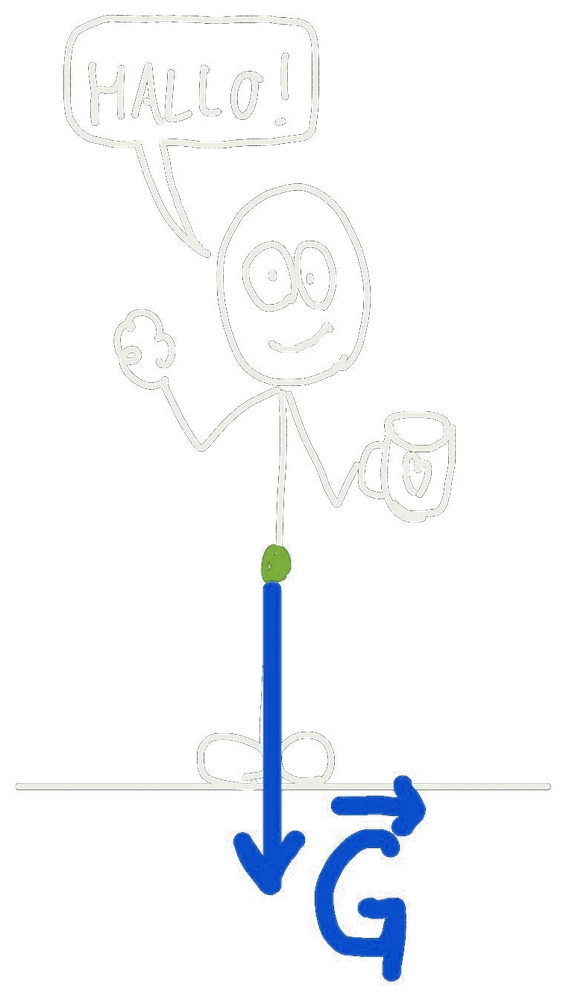
#> input picture verktoy/pdf/bilder/hallo.png, 566 x 1000 px, shrunk from 759 x 1342 before the run
$ python hvit_til_alfa.py pdf/bilder/hallo.png
#> lines starting #> are read from the running program, lines starting #| are printed output that depends on the picture
"""Gjør hvit bakgrunn gjennomsiktig (som «Color to alpha» i GIMP), uten å endre fargene på strekene."""
import sys
import numpy as np
from PIL import Image
for f in sys.argv[1:]:
    im = Image.open(f).convert('RGBA'); a = np.asarray(im).astype(float) / 255
#> further down, im is the input picture: PIL image 566x1000 RGBA; mean R, G, B, A 18.8, 21.3, 24, 22.2
    rgb, al = a[..., :3], a[..., 3]
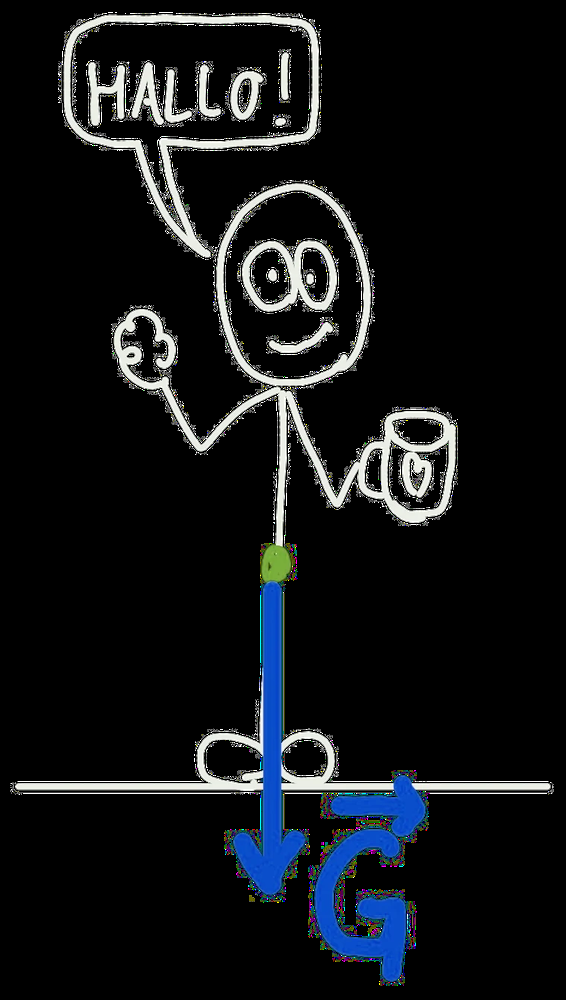
#> rgb: shape (1000, 566, 3) float64; mean R, G, B 0.0738, 0.0835, 0.094
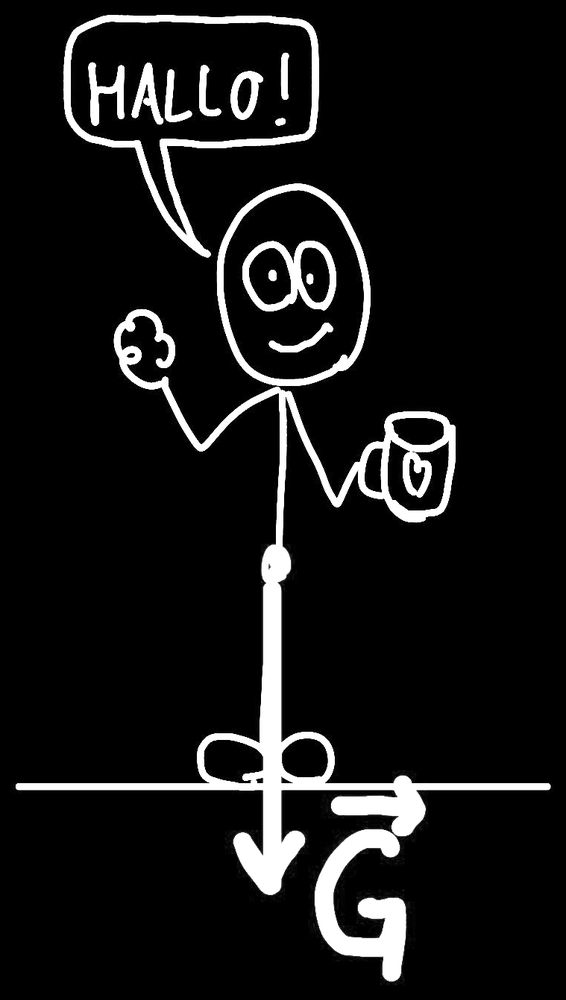
#> al: shape (1000, 566) float64; min 0, max 1, mean 0.0872
    alfa = np.clip((1 - rgb).max(axis=2) / 1.0, 0, 1)          # hvor langt fra hvitt
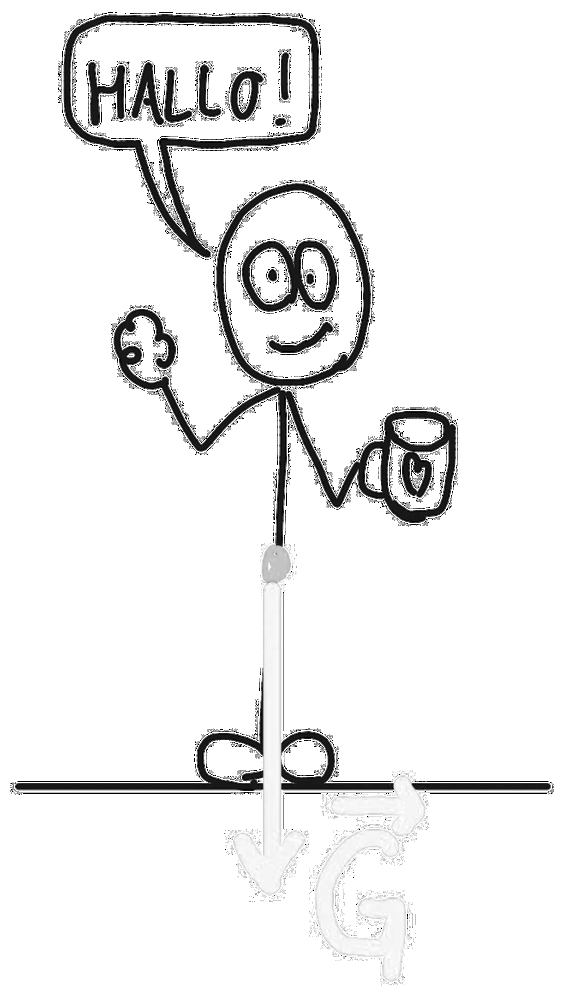
#> alfa: shape (1000, 566) float64; min 0, max 1, mean 0.93
    alfa = np.where(alfa < 0.04, 0, alfa)                        # støy i bakgrunnen
    med = np.where(alfa[..., None] > 0, (rgb - (1 - alfa[..., None])) / np.maximum(alfa[..., None], 1e-6), 0)
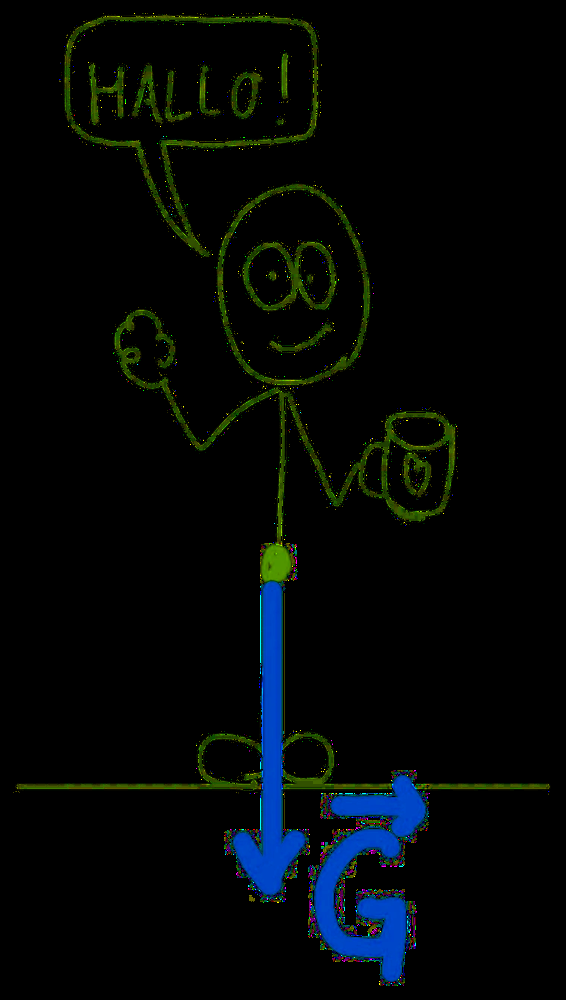
#> med: shape (1000, 566, 3) float64; mean R, G, B 0.0117, 0.0273, 0.0256; drawn with min black and max white
    ut = np.dstack([np.clip(med, 0, 1), alfa * al])
    Image.fromarray((ut * 255).round().astype(np.uint8), 'RGBA').save(f, optimize=True)
    print('ok', f)

$ run again, on verktoy/pdf/bilder/tavle-bakgrunn.png
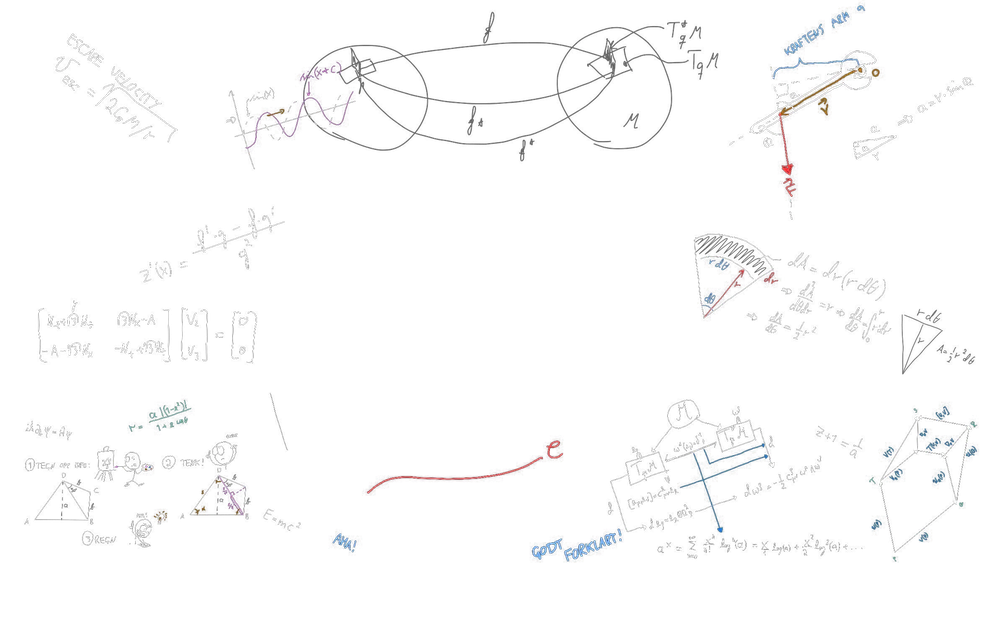
#> input picture verktoy/pdf/bilder/tavle-bakgrunn.png, 1000 x 624 px, shrunk from 1800 x 1124 before the run
#> im is the input picture: PIL image 1000x624 RGBA; mean R, G, B, A 14.6, 14.2, 14.8, 7.4
#> `rgb, al = a[..., :3], a[..., 3]`:
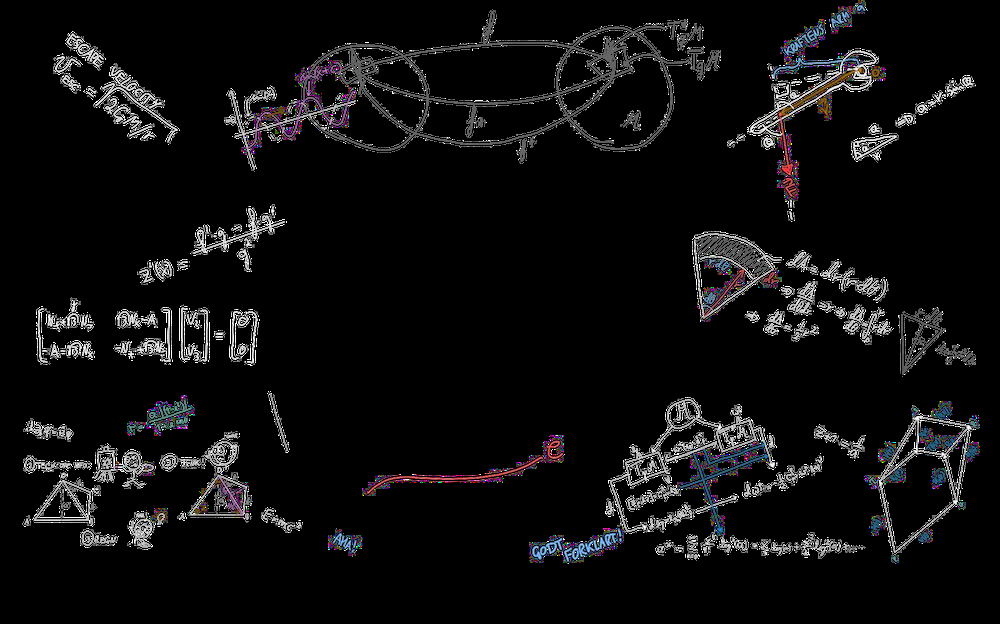
#> rgb: shape (624, 1000, 3) float64; mean R, G, B 0.0572, 0.0557, 0.058
#> `med = np.where(alfa[..., None] > 0, (rgb - (1 - alfa[..., None])) / np..`:
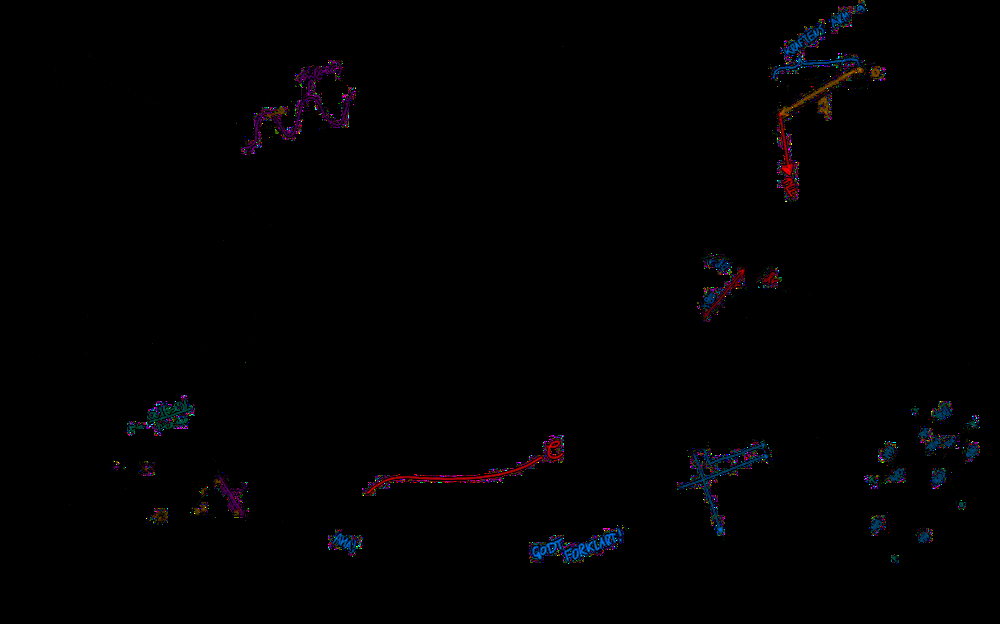
#> med: shape (624, 1000, 3) float64; mean R, G, B 0.00597, 0.00437, 0.00725; drawn with min black and max white
